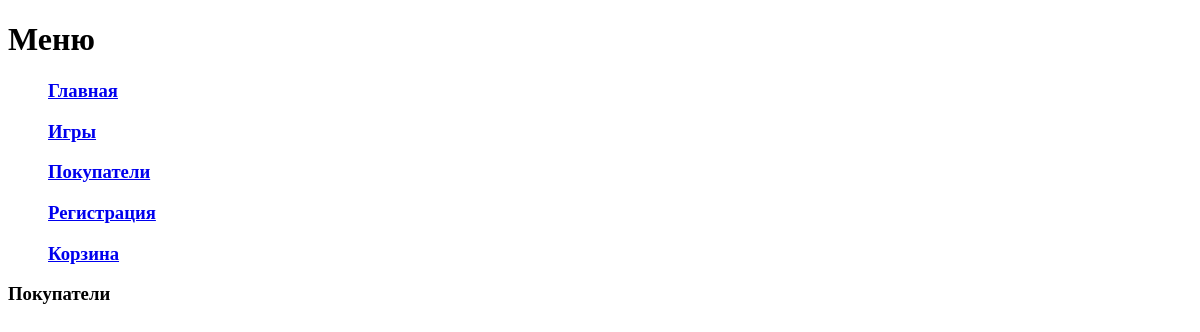
/services/, run on an earlier commit of the app's database.
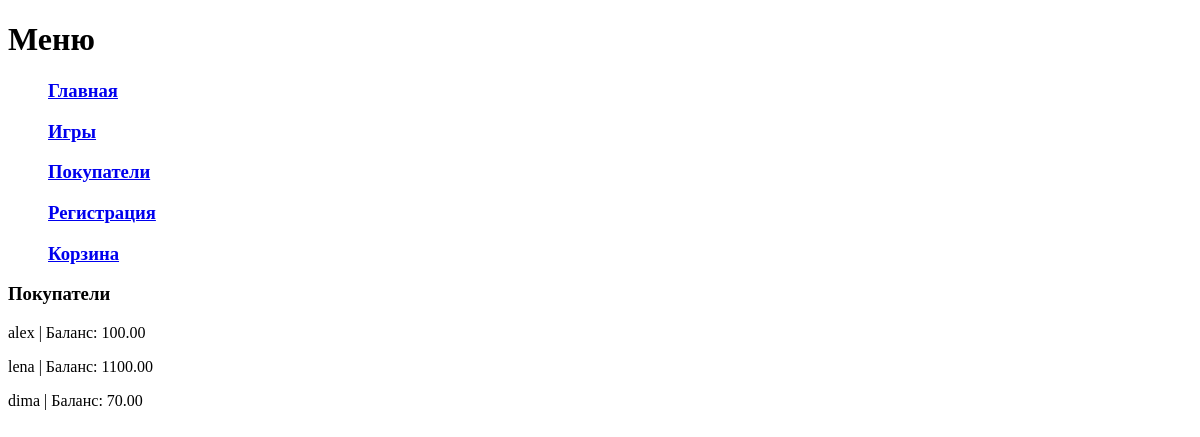
And on a later commit of the database.
### task1/models.py (models this page shows, shortened)
class Buyer(models.Model):
    objects = models
    name = models.CharField(max_length=100)
    balance = models.DecimalField(max_digits=8, decimal_places=2)
    age = models.IntegerField()

### task1/views.py (the view)
# urls.py: path('services/', task3_2),
def task3_2(request):
    Buyers = Buyer.objects.all()
    context = {
        'Buyers': Buyers,
    }
    return render(request, 'services.html', context)

### templates/fourth_task/services.html (shortened to what this page needs)
{% include 'menu.html' %}
{% block title %}<h3>Покупатели</h3>{% endblock %}
{% block content %}
<html lang="en">
<body>
        {% for buyer in Buyers %}
        <p>{{ buyer.name }}  | Баланс: {{ buyer.balance }}</p>
        {% endfor %}
</body>
</html>
{% endblock %}

What changed in the data, as far as the page shows it:
added Buyer: name "alex", balance "100.00"
added Buyer: name "lena", balance "1100.00"
added Buyer: name "dima", balance "70.00"
